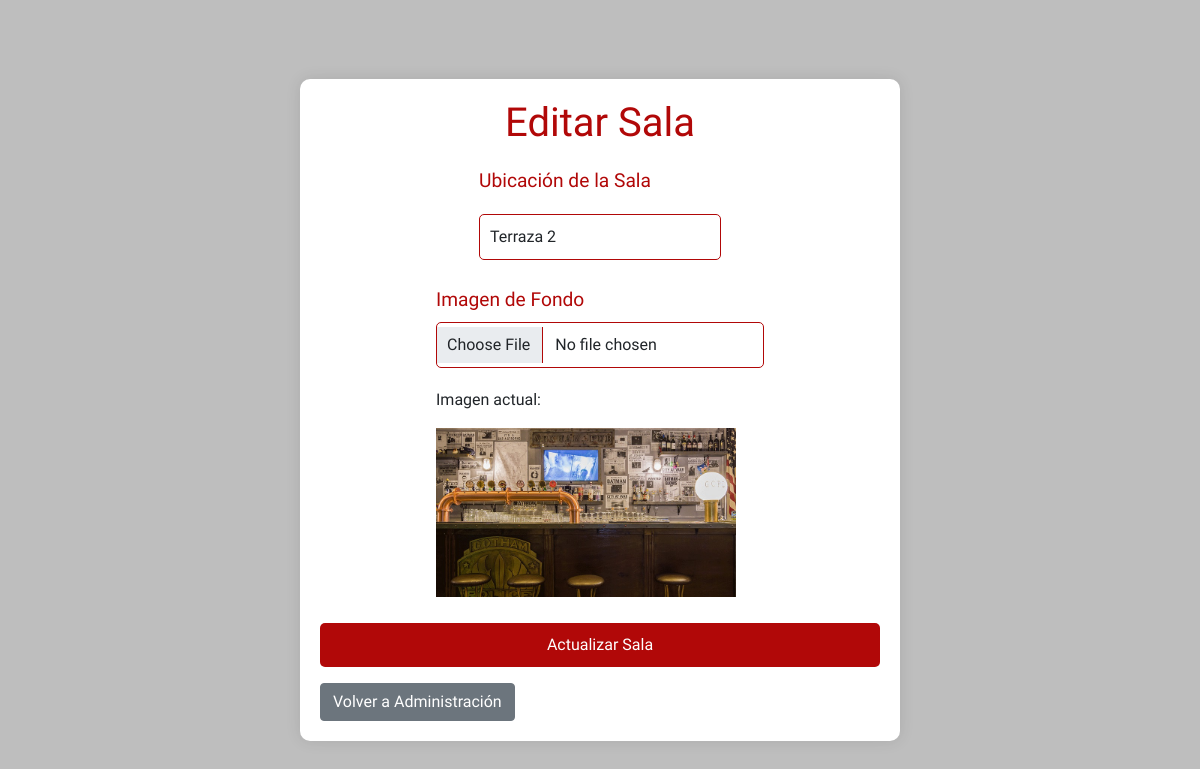
The page /php/cruds/mesas/editsala.php?id=2 (signed in) on the database its author committed.
### tables this page shows
CREATE TABLE tbl_sala (
    id_sala INT PRIMARY KEY AUTO_INCREMENT NOT NULL,
    ubicacion_sala VARCHAR(25) NOT NULL,
    imagen_fondo VARCHAR(255) NULL
);

### php/cruds/mesas/editsala.php (the view, shortened to what this page needs)
<?php
require_once '../../conexion.php';
$id_sala = $_GET['id'];
$query_sala = "SELECT * FROM tbl_sala WHERE id_sala = :id_sala";
$stmt_sala = $conn->prepare($query_sala);
$stmt_sala->bindParam(':id_sala', $id_sala);
$stmt_sala->execute();
$sala = $stmt_sala->fetch(PDO::FETCH_ASSOC);
?>
<!DOCTYPE html>
<html lang="es">
<head>
    <link href="https://cdn.jsdelivr.net/npm/bootstrap@5.0.2/dist/css/bootstrap.min.css" rel="stylesheet">
    <link rel="stylesheet" href="../../../css/cuestionarios.css">
</head>
<body>
    <div class="container">
        <h2>Editar Sala</h2>
        <form method="POST" enctype="multipart/form-data">
            <div class="mb-3">
                <label for="ubicacion_sala" class="form-label">Ubicación de la Sala</label>
                <input type="text" name="ubicacion_sala" id="ubicacion_sala" class="form-control"
                       value="<?= htmlspecialchars($sala['ubicacion_sala']) ?>" required>
            </div>
            <div class="mb-3">
                <label for="imagen_fondo" class="form-label">Imagen de Fondo</label>
                <input type="file" name="imagen_fondo" id="imagen_fondo" class="form-control" accept="image/*">
                <?php if (!empty($sala['imagen_fondo'])): ?>
                    <p class="mt-2">Imagen actual:</p>
                    <img src="../../../<?= htmlspecialchars($sala['imagen_fondo']) ?>" alt="Imagen de la sala"
                         style="max-width: 300px; max-height: 200px;">
                <?php endif; ?>
            </div>
            <button type="submit" class="btn btn-primary">Actualizar Sala</button>
        </form>
        <a href="../../../view/admin.php" class="btn btn-secondary mt-3">Volver a Administración</a>
    </div>
</body>
</html>

### css/cuestionarios.css (style rules this page uses)
html, body { height: 100%; width: 100%; margin: 0; font-family: 'Lexend', sans-serif; background-color: rgb(190, 190, 190); display: flex; justify-content: center; align-items: center; flex-direction: column; }
.container { background-color: white; padding: 20px; box-shadow: 0px 0px 15px rgba(0, 0, 0, 0.1); border-radius: 10px; margin-top: 20px; width: 100%; max-width: 600px; }
h2 { font-size: 2.5rem; color: rgb(177, 8, 8); margin-bottom: 20px; text-align: center; }
.form-label { font-size: 1.2rem; color: rgb(177, 8, 8); margin-bottom: 8px; display: inline-block; }
.form-control { border: 1px solid rgb(177, 8, 8); border-radius: 5px; padding: 10px; font-size: 1rem; width: 100%; box-sizing: border-box; margin-bottom: 20px; }
.btn-primary { background-color: rgb(177, 8, 8); border: none; color: white; padding: 10px 20px; font-size: 1rem; border-radius: 5px; cursor: pointer; width: 100%; margin-top: 10px; }
form { display: flex; flex-direction: column; justify-content: center; align-items: center; }
label { font-size: 14px; color: #555; margin-bottom: 8px; display: inline-block; }
input[type="text"], input[type="password"], select { width: 100%; padding: 10px; margin: 10px 0; border: 1px solid rgb(177, 8, 8); border-radius: 5px; box-sizing: border-box; }
button { width: 100%; padding: 12px; background-color: rgb(177, 8, 8); color: #fff; border: none; border-radius: 5px; font-size: 16px; cursor: pointer; }
input, select { margin-bottom: 15px; }

### rows shown on the page
tbl_sala: ubicacion_sala "Terraza 2", imagen_fondo (picture)
